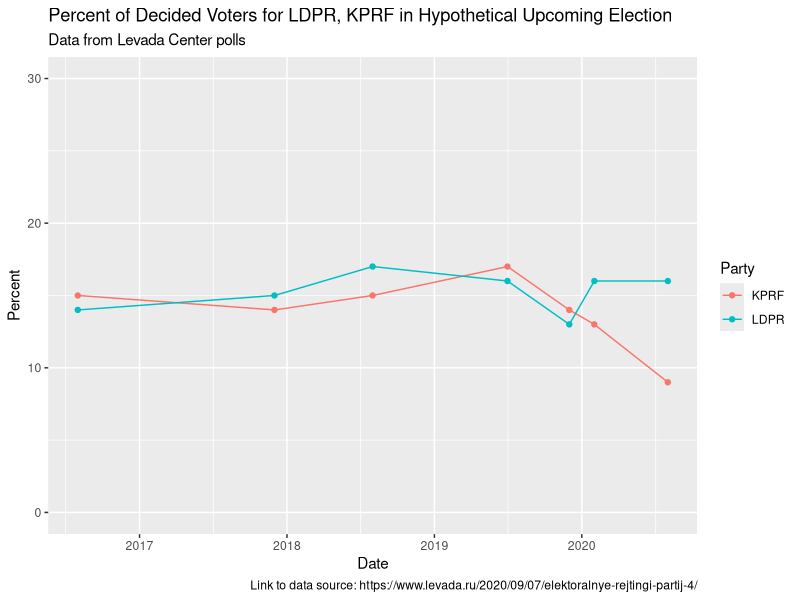
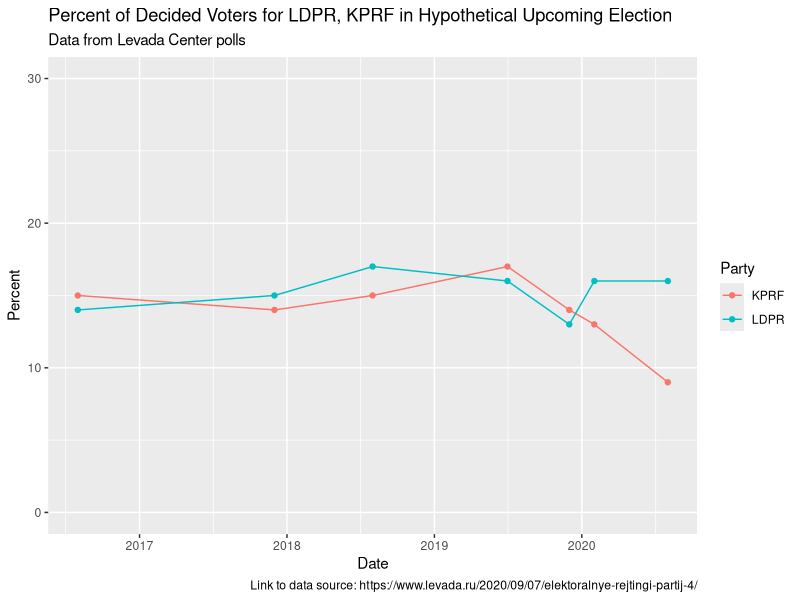

Here is the R script that generated these plots, in order:
## ---- chunk 1
knitr::opts_chunk$set(echo = FALSE)
library(tidyverse)
library(readxl)
## ---- chunk 2
levada <- read_xlsx("raw-data/ldprkprf.xlsx")
## ---- chunk 3
ggplot(levada, aes(x = Date, y = Percent, color = Party)) +
  geom_point() +
  geom_line() +
  expand_limits(y = c(0, 30)) +
  labs(title = "Percent of Decided Voters for LDPR, KPRF in Hypothetical Upcoming Election",
       subtitle = "Data from Levada Center polls", 
       caption = "Link to data source: https://www.levada.ru/2020/09/07/elektoralnye-rejtingi-partij-4/")

ggsave("levada.png")
